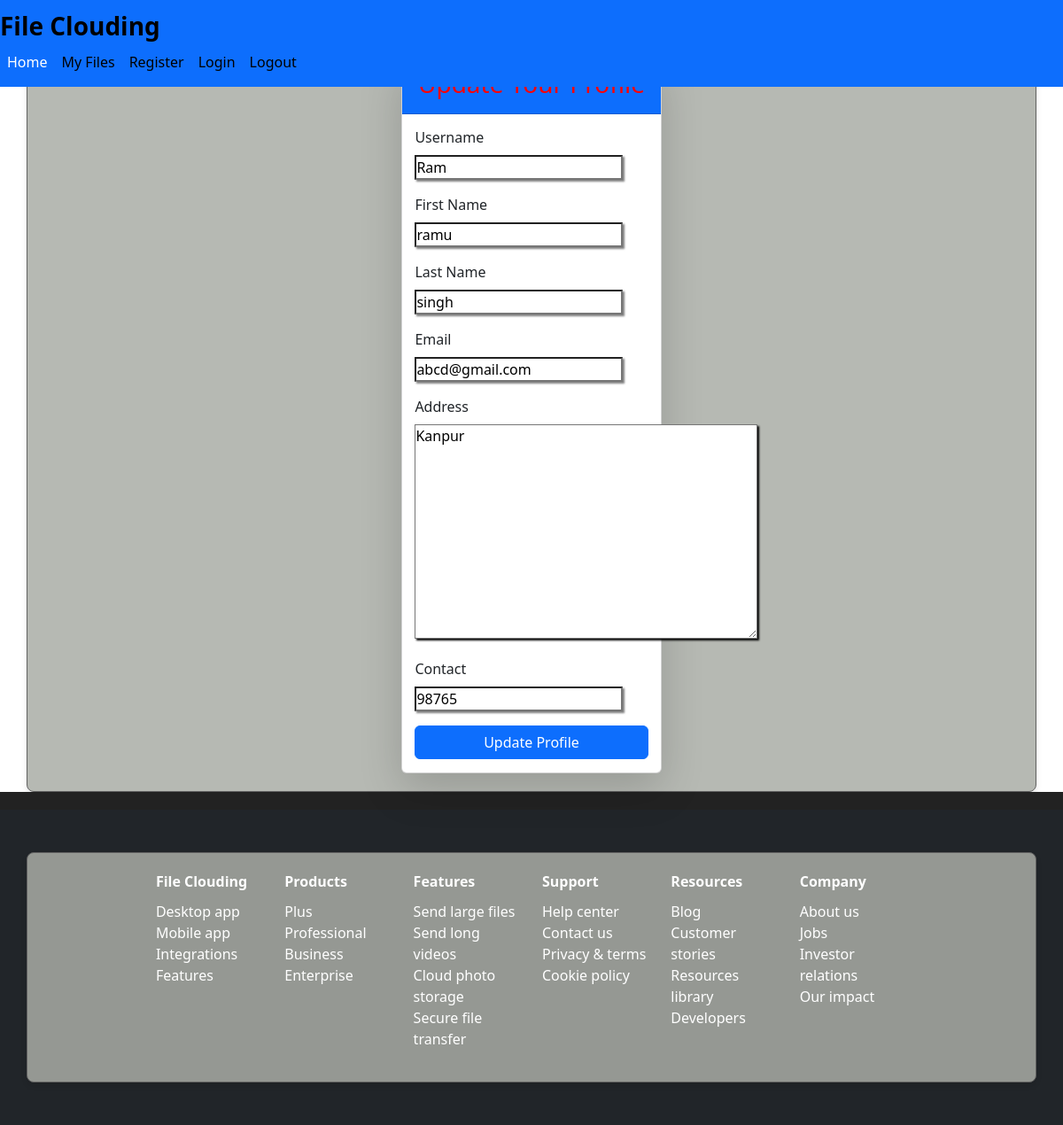
Page /update/ (signed in) on the committed database.
### userapp/models.py (models this page shows)
class CustomUser(AbstractUser):
    address = models.TextField(blank=True, null=True)
    contact = models.CharField(max_length=15, blank=True, null=True)

### userapp/views.py (the view)
# urls.py: path('update/', userUpdate.as_view(), name='user_update'),  # URL for updating user information
class userUpdate(UpdateView):
    model = CustomUser
    template_name = 'userapp/user_update.html'  # Template for updating user information
    fields = ['username', 'first_name', 'last_name', 'address', 'contact', 'email']  # Fields to be updated
    success_url = reverse_lazy('userfiles')  # Redirect to the userfiles page after update
    def get_object(self, queryset=None):
        return CustomUser.objects.get(pk=self.request.user.pk)

### templates/userapp/user_update.html (shortened to what this page needs)
{% extends 'userapp/base.html' %}
{% block body_block %}
<div class="container mt-5">
    <div class="row justify-content-center">
        <div class="col-md-8">
            <div class="card shadow-lg">
                <div class="card-header bg-primary text-white">
                    <h3 class="text-center">Update Your Profile</h3>
                </div>
                <div class="card-body">
                    <form method="post">
                        <div class="mb-3">
                            <label for="id_username" class="form-label">Username</label>
                            {{ form.username }}
                        </div>
                        <div class="mb-3">
                            <label for="id_first_name" class="form-label">First Name</label>
                            {{ form.first_name }}
                        </div>
                        <div class="mb-3">
                            <label for="id_last_name" class="form-label">Last Name</label>
                            {{ form.last_name }}
                        </div>
                        <div class="mb-3">
                            <label for="id_email" class="form-label">Email</label>
                            {{ form.email }}
                        </div>
                        <div class="mb-3">
                            <label for="id_address" class="form-label">Address</label>
                            {{ form.address }}
                        </div>
                        <div class="mb-3">
                            <label for="id_contact" class="form-label">Contact</label>
                            {{ form.contact }}
                        </div>
                        <button type="submit" class="btn btn-primary w-100">Update Profile</button>
                    </form>
                </div>
            </div>
        </div>
    </div>
</div>
{% endblock %}

### static/css/style.css (style rules this page uses)
* { margin:0px; padding:0px; }
.card-body { padding:5%; box-shadow: (0, 0, 0, 0.2) 0px 8px 10px 0px; }
.container { display: grid; color:#fff; gap: 20px; padding: 20px; align-items: center; justify-items: center; background-color:#aaada6d9; border: 1px solid #616161; border-radius: 8px; box-shadow: 0 4px 6px rgba(0, 0, 0, 0.1); width: 100%; height: auto; }
input { box-shadow:2px 2px 2px rgba(0, 0, 0, 0.5); }
textarea { box-shadow:2px 2px 2px rgba(0, 0, 0, 1); }
h3 { color:red; }

### rows in the picture
CustomUser: username "Ram", first_name "ramu", last_name "singh", email "abcd@gmail.com", address "Kanpur", contact "98765"
